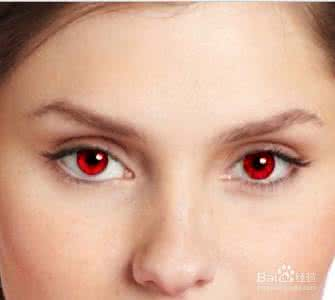
//> input picture redeyes.jpg, 335 x 300 px
$ ./redeyes   (built with g++ and OpenCV 4)
//> lines starting //> are read from the running program, lines starting //| are printed output that depends on the picture; after the words box and inside, x2 and y2 are one past the last pixel; in counts of white or black regions, pixels touching at a corner belong together
#include <opencv2/opencv.hpp>
#include <iostream>

using namespace cv;
using namespace std;

String filename = "/home/chenxinghui/opencv-3.1.0/data/haarcascades/haarcascade_eye.xml";
CascadeClassifier eye_detector;

int main(int argc, char** argv)
{
  Mat src = imread("/home/chenxinghui/redeyes.jpg");
//> src is the input picture: 300 rows x 335 cols, CV_8UC3; mean B, G, R 147.1, 169.3, 211.7
  if(src.empty())
  {
    printf("could not load image...\n");
    return -1;
  }
  if(!eye_detector.load(filename))
  {
    printf("could not load data file...\n");
    return -1;
  }

  Mat imgOut = src.clone();
  Mat gray;
  vector<Rect> eyes;
  cvtColor(src, gray, CV_BGR2GRAY);
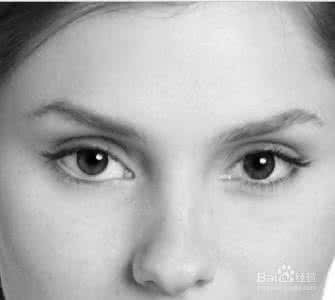
//> gray: 300 rows x 335 cols, CV_8UC1; min 1, max 255, mean 179.5
  equalizeHist(gray, gray);
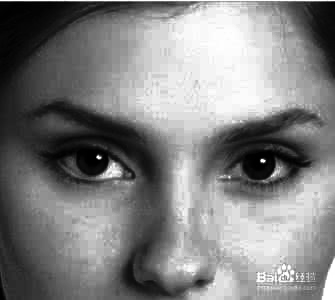
//> gray: 300 rows x 335 cols, CV_8UC1; min 0, max 255, mean 128.8
  eye_detector.detectMultiScale(gray, eyes, 1.1, 3, 0, Size(100, 100));
//> eyes = 2 Rects (x, y, width, height): [36, 104, 114, 114], [194, 105, 118, 118]
  for(size_t t = 0; t < eyes.size(); ++t)
  {
    //通道分离
    Mat eye = src(eyes[t]);
    vector<Mat> bgr(3);
    split(eye, bgr);

    //基于像素模型的红眼区域检测
    Mat mask = (bgr[2] > 150) & (bgr[2] > (bgr[1] + bgr[0]));

    //区域填充与提取
    Mat mask_floodfill = mask.clone();
    floodFill(mask_floodfill, cv::Point(0, 0), Scalar(255));
    Mat mask2;
    bitwise_not(mask_floodfill, mask2);
    mask = (mask2 | mask);
    dilate(mask, mask, Mat(), Point(-1, -1), 3, 1, 1);
    if(t == 1)
    {
      imshow("mask", mask);
    }

    //修复
    Mat mean = (bgr[0] + bgr[1]) / 2;
    mean.copyTo(bgr[0], mask);
    mean.copyTo(bgr[1], mask);
    mean.copyTo(bgr[2], mask);

    //回填
    Mat eyeOut;
    merge(bgr, eyeOut);
    eyeOut.copyTo(imgOut(eyes[t]));

    rectangle(src, eyes[t], Scalar(0, 0, 255), 2, 8, 0);
  }
//> this loop made 2 passes
//> pass 1, `Mat eye = src(eyes[t]);`:
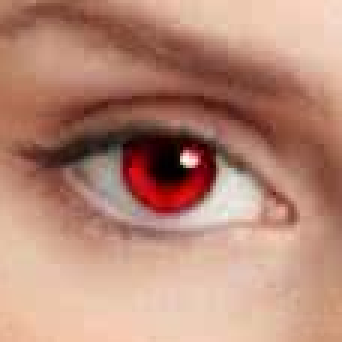
//> eye: 114 rows x 114 cols, CV_8UC3 (shown 3 times larger); mean B, G, R 118.8, 136.6, 182.9
//> pass 1, `Mat mask = (bgr[2] > 150) & (bgr[2] > (bgr[1] + bgr[0]));`:
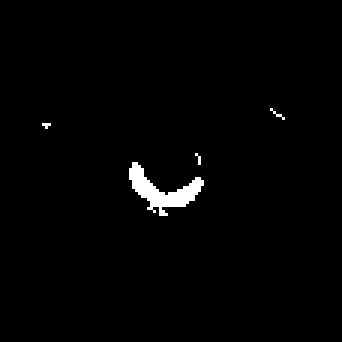
//> mask: 114 rows x 114 cols, CV_8UC1 (shown 3 times larger); 1.4% white; 4 white regions (3 under 20 px), largest, box (x1, y1, x2, y2) and area: (43, 54, 68, 72) 167
//> after the loop:
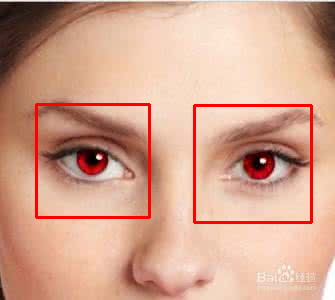
//> src: 300 rows x 335 cols, CV_8UC3; 2.74% of pixels changed, all inside (x1, y1, x2, y2) = (35, 103, 313, 224)
//> after the loop:
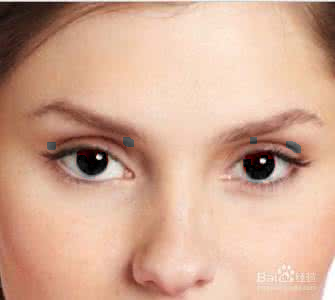
//> imgOut: 300 rows x 335 cols, CV_8UC3; 1.49% of pixels changed, all inside (x1, y1, x2, y2) = (47, 137, 301, 183)


  imshow("input", src);
  imshow("output", imgOut);

  waitKey(0);
  return 0;
}
